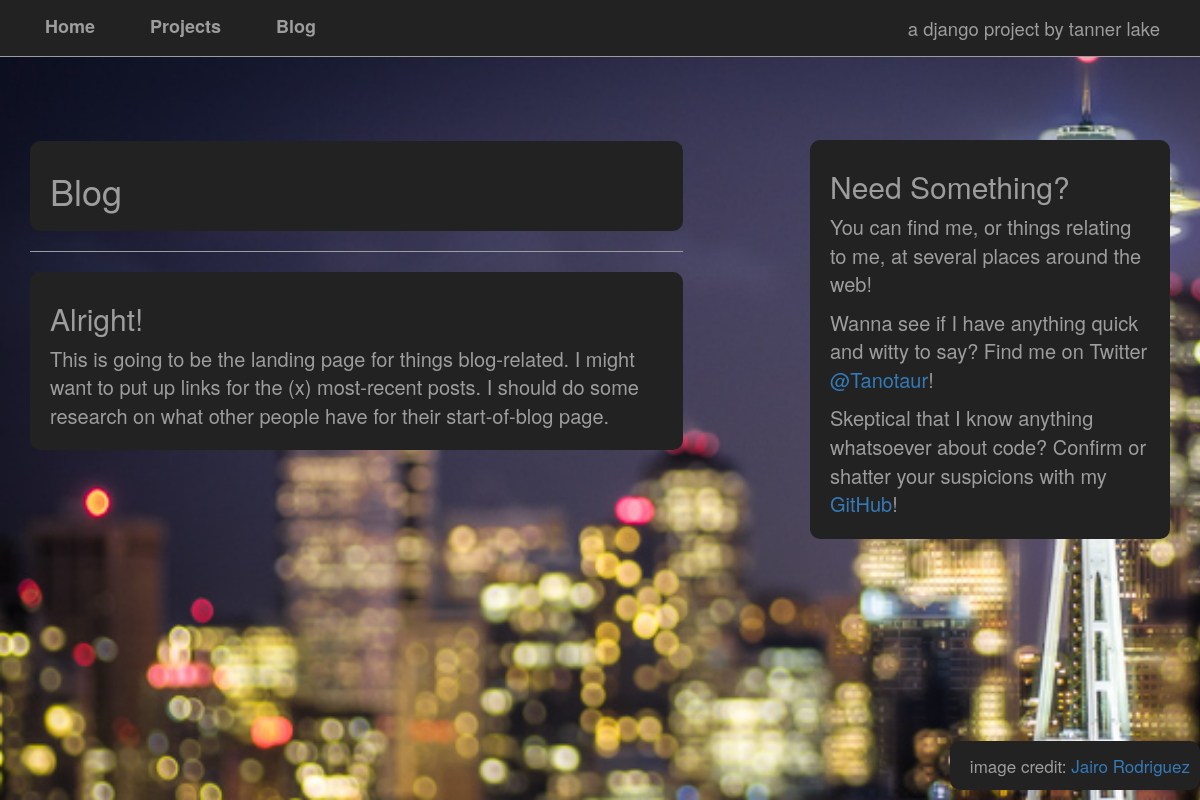
The page /blog/ on the database as committed earlier.
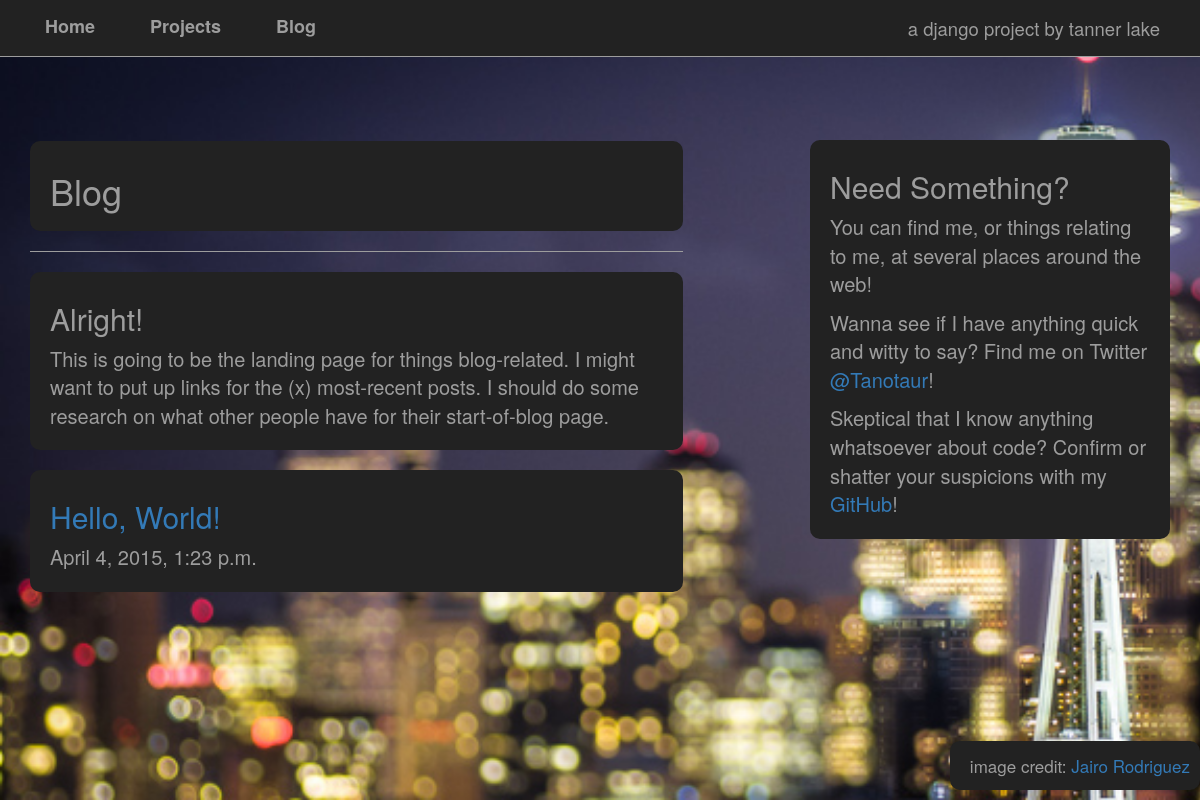
The same page on the database as committed later.
### app_blog/models.py (models this page shows, shortened)
class Post(models.Model):
    title = models.CharField(max_length=100)
    slug = models.SlugField(unique=True)
    body = models.TextField()
    created = models.DateTimeField(auto_now_add=True)

### app_blog/views.py (the view)
class BlogHomeView(ListView):
    model = Post
    template_name = 'app_blog/home.html'

### app_blog/templates/app_blog/home.html (shortened to what this page needs)
{% extends "base.html" %}
{% block pagehead %}
    <h1>
        Blog
    </h1>
{% endblock %}
{% block content %}
    <article class='panel-default'>
        <h2>
            Alright!
        </h2>
        <p>
            This is going to be the landing page for things blog-related.
            I might want to put up links for the (x) most-recent posts. I should
            do some research on what other people have for their start-of-blog
            page.
        </p>
    </article>
    {% for object in object_list %}
        <article class='panel-default'>
            <h2>
                <a href="{% url 'app_blog-post_detail' object.slug %}">
                    {{ object.title }}
                </a>
            </h2>
            <p>
                {{ object.created }}
            </p>
        </article>
    {% endfor %}
{% endblock %}

Rows that differ between the two databases and show on the page:
added Post: title "Hello, World!", created "April 4, 2015, 1:23 p.m."
